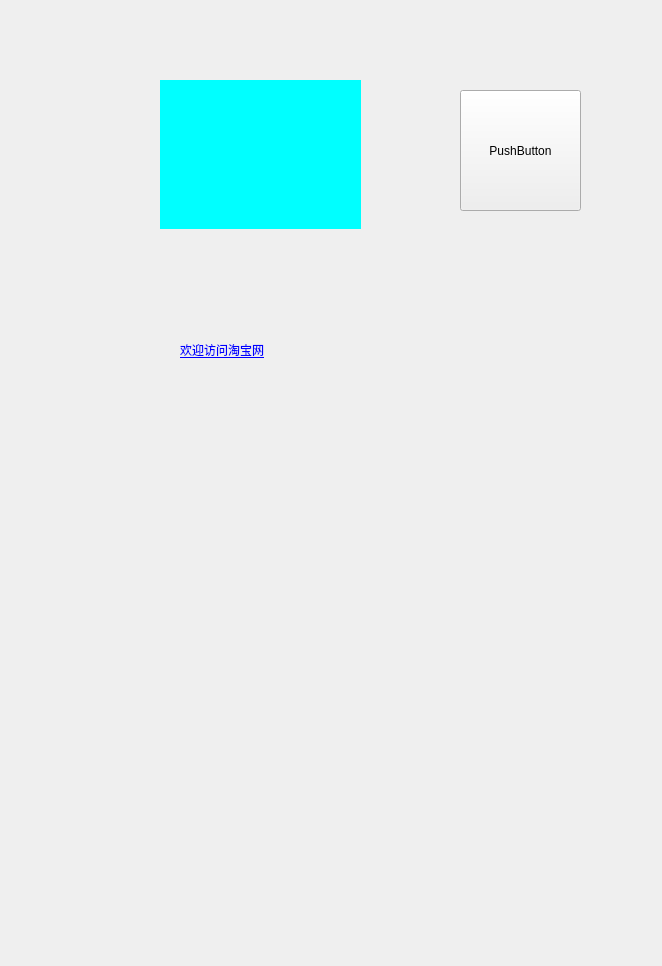
<?xml version="1.0" encoding="UTF-8"?>
<ui version="4.0">
 <class>Form</class>
 <widget class="QWidget" name="Form">
  <property name="geometry">
   <rect>
    <x>0</x>
    <y>0</y>
    <width>662</width>
    <height>966</height>
   </rect>
  </property>
  <property name="windowTitle">
   <string>Form</string>
  </property>
  <property name="styleSheet">
   <string notr="true"/>
  </property>
  <widget class="QLabel" name="label">
   <property name="geometry">
    <rect>
     <x>160</x>
     <y>80</y>
     <width>201</width>
     <height>149</height>
    </rect>
   </property>
   <property name="toolTip">
    <string>&lt;html&gt;&lt;head/&gt;&lt;body&gt;&lt;p&gt;&lt;span style=&quot; font-size:11pt; font-weight:600; color:#ff0000;&quot;&gt;这是一个标签&lt;/span&gt;&lt;/p&gt;&lt;/body&gt;&lt;/html&gt;</string>
   </property>
   <property name="toolTipDuration">
    <number>-1</number>
   </property>
   <property name="styleSheet">
    <string notr="true">background-color: rgb(0, 255, 255);</string>
   </property>
   <property name="text">
    <string/>
   </property>
   <property name="pixmap">
    <pixmap resource="resourse.qrc">:/picture/1.jpg</pixmap>
   </property>
   <property name="scaledContents">
    <bool>true</bool>
   </property>
   <property name="indent">
    <number>-1</number>
   </property>
  </widget>
  <widget class="QPushButton" name="pushButton">
   <property name="geometry">
    <rect>
     <x>460</x>
     <y>90</y>
     <width>121</width>
     <height>121</height>
    </rect>
   </property>
   <property name="toolTip">
    <string>这是一个按钮</string>
   </property>
   <property name="styleSheet">
    <string notr="true">border-image: url(:/picture/1.jpg);</string>
   </property>
   <property name="text">
    <string>PushButton</string>
   </property>
  </widget>
  <widget class="QLabel" name="label_2">
   <property name="geometry">
    <rect>
     <x>180</x>
     <y>330</y>
     <width>111</width>
     <height>41</height>
    </rect>
   </property>
   <property name="text">
    <string>&lt;html&gt;&lt;head/&gt;&lt;body&gt;&lt;p&gt;&lt;a href=&quot;www.taobao.com&quot;&gt;&lt;span style=&quot; text-decoration: underline; color:#0000ff;&quot;&gt;欢迎访问淘宝网&lt;/span&gt;&lt;/a&gt;&lt;/p&gt;&lt;/body&gt;&lt;/html&gt;</string>
   </property>
   <property name="openExternalLinks">
    <bool>true</bool>
   </property>
  </widget>
 </widget>
 <resources>
  <include location="resourse.qrc"/>
 </resources>
 <connections/>
</ui>
